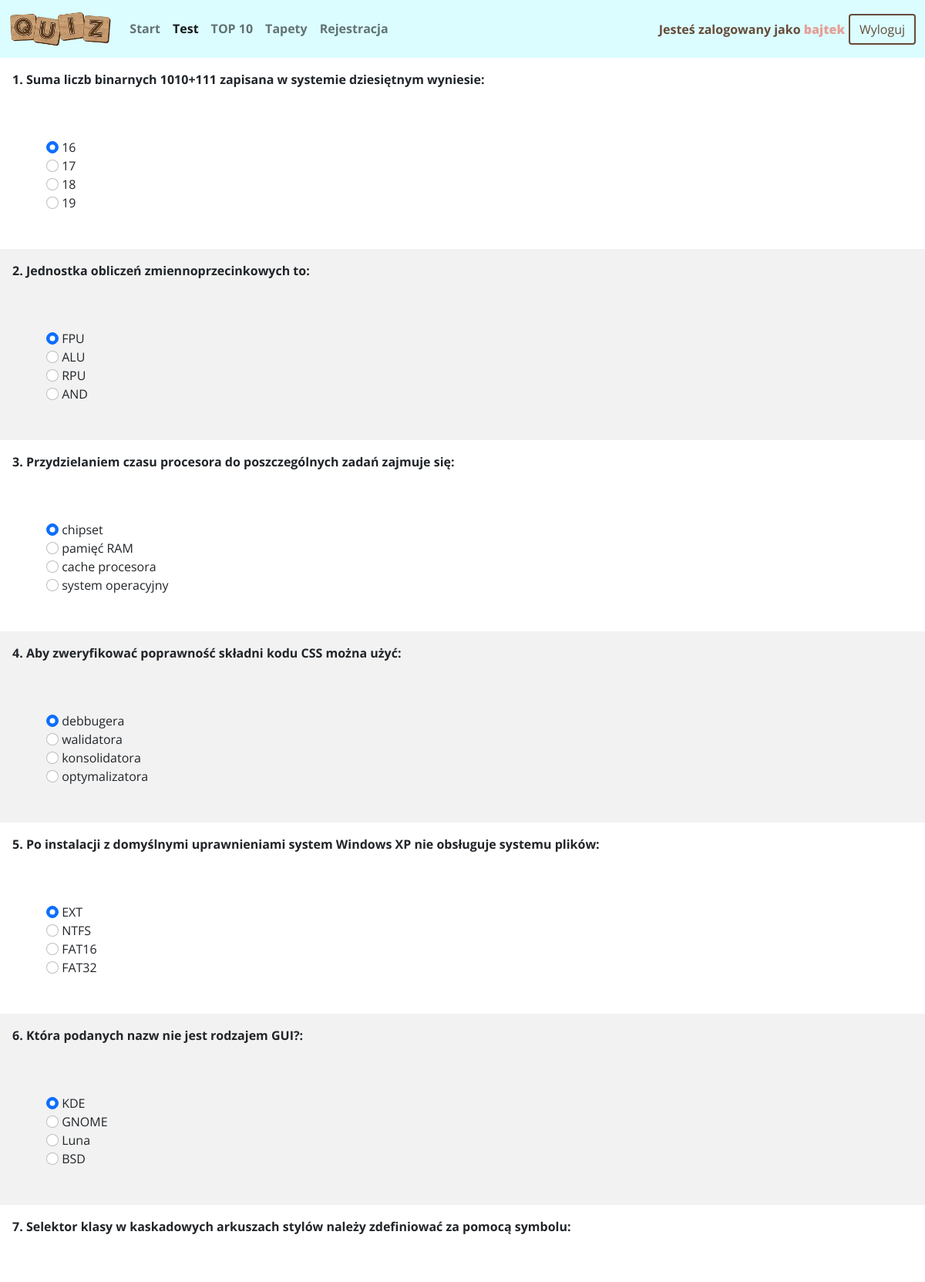
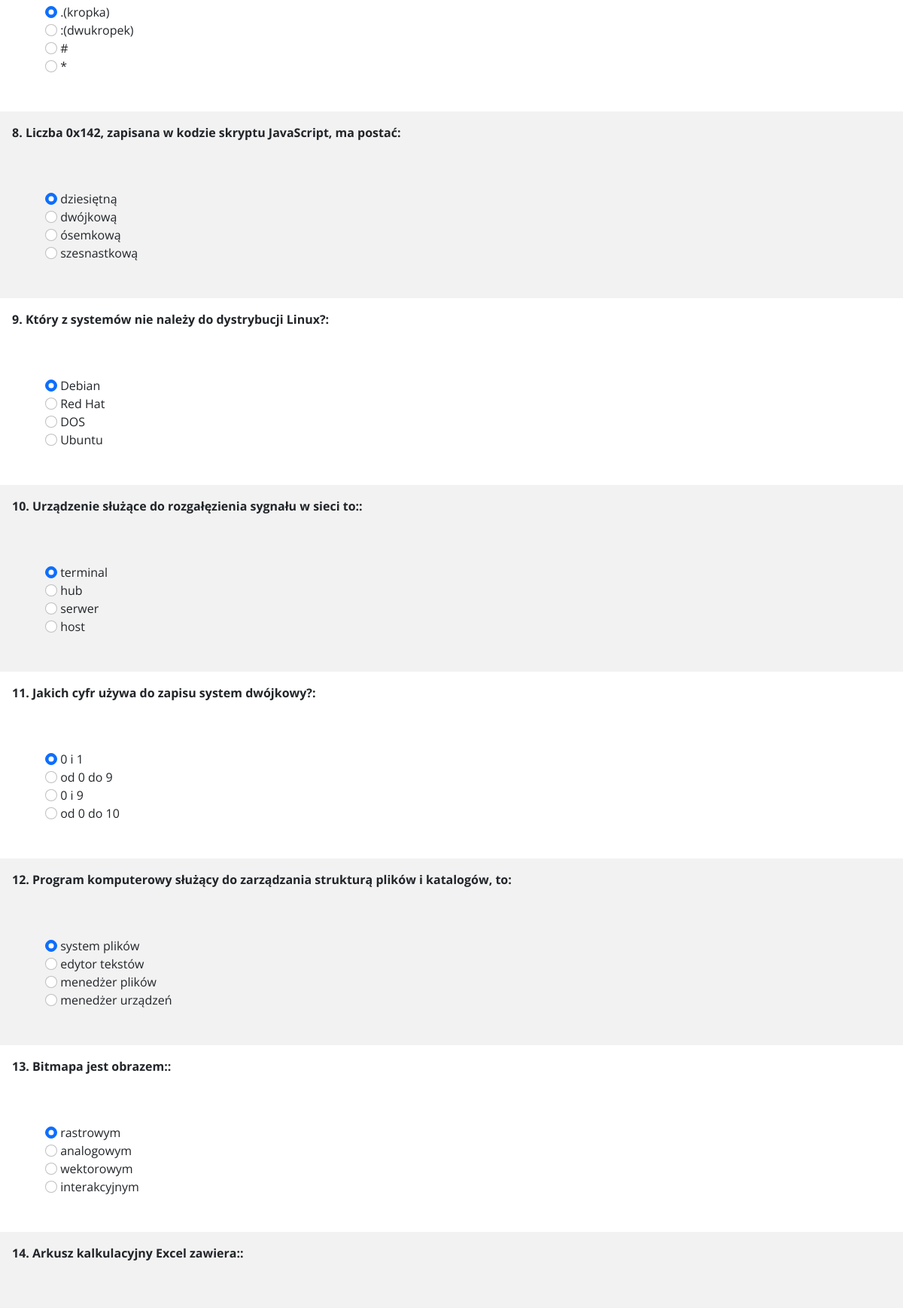
Page /tests.php (signed in, upper part) on the committed database (2 pictures, top to bottom).
### tables this page shows
CREATE TABLE `pytania` (
  `id` int(11) NOT NULL,
  `pytanie` longtext NOT NULL,
  `a` longtext NOT NULL,
  `b` longtext NOT NULL,
  `c` longtext NOT NULL,
  `d` longtext NOT NULL,
  `odpowiedz` varchar(1) NOT NULL,
  `correctAnswers` int(11) NOT NULL,
  `incorrectAnswers` int(11) NOT NULL
);

### tests.php (the view, shortened to what this page needs)
<?php
    require "dbconnect.php";
    try {
        $conn = new PDO("mysql:host=localhost;dbname=$databasename;charset=utf8", $username, $password);
        $conn->setAttribute(PDO::ATTR_ERRMODE, PDO::ERRMODE_EXCEPTION);
    } catch(PDOException $e) {
          echo "Connection failed: " . $e->getMessage();
    }
?>
<!DOCTYPE html>
<html lang="pl">
<head>
    <link href="https://cdn.jsdelivr.net/npm/bootstrap@5.0.2/dist/css/bootstrap.min.css" rel="stylesheet">
    <link rel="stylesheet" href="css/style.css" />
</head>
<body>
    <header>
        <nav class="navbar navbar-expand-lg navbar-light">
            <div class="container-fluid">
                <a class="navbar-brand" href="index.php"><img src="images/quiz.png" height="48"
                        class="d-inline-block align-text-top" alt="logo" /></a>
                <div class="collapse navbar-collapse" id="navbarSupportedContent">
                    <ul class="navbar-nav me-auto mb-2 mb-lg-0">
                        <li class="nav-item">
                            <a class="nav-link" aria-current="page" href="index.php">Start</a>
                        </li>
                        <li class="nav-item">
                            <a class="nav-link active" href="tests.php">Test</a>
                        </li>
                        <li class="nav-item">
                            <a class="nav-link" href="top10.php">TOP 10</a>
                        </li>
                        <li class="nav-item">
                            <a class="nav-link" href="gallery.php">Tapety</a>
                        </li>
                        <li class="nav-item">
                            <a class="nav-link" href="registration.php">Rejestracja</a>
                        </li>
                    </ul>
                    <?php
                      if(isset($_SESSION['login'])){
                        echo '<div class="h-100" style="padding-right:5px; color:#664B39;">Jesteś zalogowany jako <b><span style="color:#E5A097;">'.$_SESSION['login'].'</span></b></div>';
                        echo'<form class="d-flex" action="logout.php" method="POST">
                                <button id="buttonLog" class="btn btn-outline-success" type="submit">Wyloguj</button>
                            </form>';
                    }
	                ?>
                </div>
            </div>
        </nav>
    </header>
    <main>
        <div class="container-fluid min-vh-100">
            <form action="score.php" method="POST">
                <?php
                    $sql = "SELECT * FROM pytania";
                    $results=$conn->query($sql)->fetchAll(PDO::FETCH_ASSOC);
                    $i=1;
                    $usedquest = array();
                    $qnumber = 0;
                foreach($results as $record){
                        array_push($usedquest, $record['id']);
                    }
                    foreach($results as $result){
                        $mod = $i%2;
                        if($mod==0) echo '<div class="row" style="background: #f2f2f2;">';
                        else echo '<div class="row" style="background: white;">';
                        echo '<div class="col-md-12" style="text-align:left;padding:1rem;"><b>'.$i.'. '.$result['pytanie'].':</b></div></div>';
                                if($mod==0) echo '<div class="row justify-content-center" style="padding:3rem; background: #f2f2f2;">';
                                else echo '<div class="row justify-content-center" style="padding:3rem; background: white;">';
                                    echo'<div class="col-12">
                                                    <input class="form-check-input" type="radio" name="'.$qnumber.'" id="gridRadios1"
                                                        value="A" checked="checked">
                                                    <label class="form-check-label" for="gridRadios1">
                                                        '.$result['a'].'
                                                    </label>
                                        </div>
                                        <div class="col-12">
                                                    <input class="form-check-input" type="radio" name="'.$qnumber.'" id="gridRadios2"
                                                        value="B">
                                                    <label class="form-check-label" for="gridRadios2">
                                                        '.$result['b'].'
                                                    </label>
                                        </div>
                                        <div class="col-12">
                                                    <input class="form-check-input" type="radio" name="'.$qnumber.'" id="gridRadios3"
                                                        value="C">
                                                    <label class="form-check-label" for="gridRadios3">
                                                        '.$result['c'].'
                                                    </label>
                                        </div>
                                        <div class="col-12">
                                                    <input class="form-check-input" type="radio" name="'.$qnumber.'" id="gridRadios4"
                                                        value="D">
                                                    <input type="hidden" name="q'.$qnumber.'" id="gridHid"
                                                        value="'.$usedquest[$qnumber].'">';
                                                    echo '<label class="form-check-label" for="gridHid">
                                                        '.$result['d'].'
                                                    </label>
                                                    <input type="hidden" name="login" value="'.$_SESSION['login'].'">';
                                        echo '</div></div>';
                                    ++$i;
                                    ++$qnumber;
                    }
                ?>
            </form>
        </div>
    </main>
</body>
</html>

### css/style.css (style rules this page uses)
*, *:before, *:after { margin: 0; padding: 0; box-sizing: border-box; }
body { background-color: #F5FEFF; font-family: 'Open Sans', sans-serif; }
nav { background-color: #DBFDFF; font-weight: bold; }
li a { border-bottom: 2px solid transparent; }
#buttonLog { border:2px solid #664B39; color:#664B39; }

### rows in the picture
pytania: pytanie "Suma liczb binarnych 1010+111 zapisana w systemie dziesiętnym wyniesie", a "16", b "17", c "18", d "19"
pytania: pytanie "Jednostka obliczeń zmiennoprzecinkowych to", a "FPU", b "ALU", c "RPU", d "AND"
pytania: pytanie "Przydzielaniem czasu procesora do poszczególnych zadań zajmuje się", a "chipset", b "pamięć RAM", c "cache procesora", d "system operacyjny"
pytania: pytanie "Aby zweryfikować poprawność składni kodu CSS można użyć", a "debbugera", b "walidatora", c "konsolidatora", d "optymalizatora"
pytania: pytanie "Po instalacji z domyślnymi uprawnieniami system Windows XP nie obsługuje systemu plików", a "EXT", b "NTFS", c "FAT16", d "FAT32"
pytania: pytanie "Która podanych nazw nie jest rodzajem GUI?", a "KDE", b "GNOME", c "Luna", d "BSD"
pytania: pytanie "Selektor klasy w kaskadowych arkuszach stylów należy zdefiniować za pomocą symbolu", a ".(kropka)", b ":(dwukropek)", c "#", d "*"
pytania: pytanie "Liczba 0x142, zapisana w kodzie skryptu JavaScript, ma postać", a "dziesiętną", b "dwójkową", c "ósemkową", d "szesnastkową"
pytania: pytanie "Który z systemów nie należy do dystrybucji Linux?", a "Debian", b "Red Hat", c "DOS", d "Ubuntu"
pytania: pytanie "Urządzenie służące do rozgałęzienia sygnału w sieci to:", a "terminal", b "hub", c "serwer", d "host"
pytania: pytanie "Jakich cyfr używa do zapisu system dwójkowy?", a "0 i 1", b "od 0 do 9", c "0 i 9", d "od 0 do 10"
pytania: pytanie "Program komputerowy służący do zarządzania strukturą plików i katalogów, to", a "system plików", b "edytor tekstów", c "menedżer plików", d "menedżer urządzeń"
pytania: pytanie "Bitmapa jest obrazem:", a "rastrowym", b "analogowym", c "wektorowym", d "interakcyjnym"
pytania: pytanie "Arkusz kalkulacyjny Excel zawiera:"

### other values in the picture
$_SESSION['login'] "bajtek"
